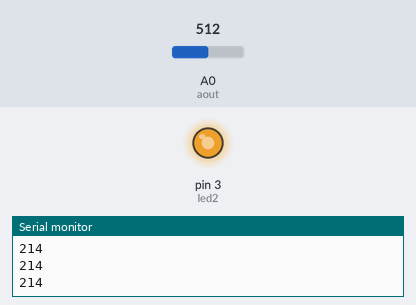
Simulated run of this sketch. Board: Arduino Uno, built with avr-gcc and run on an emulated ATmega328P. Parts: output pins drawn as LEDs (lit = HIGH), the last lines printed to the serial monitor. The inputs (shaded band) are chosen by the test bench; at power-on: A0 (aout) = 512.

Above: at 1.3 s.
1.4 s: A0 (aout) set to 584
At 2.7 s:
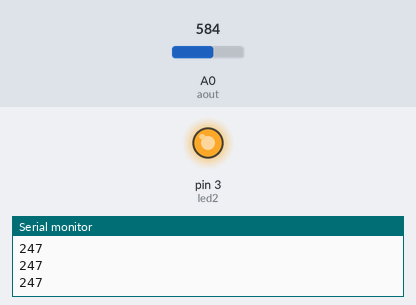
3.0 s: A0 (aout) set to 603
At 4.0 s:
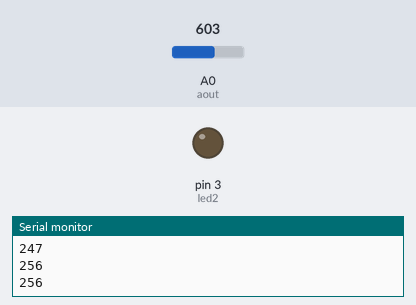
4.5 s: A0 (aout) set to 716
At 5.2 s:
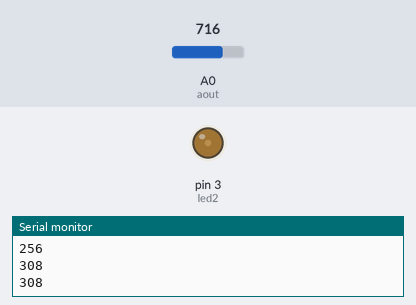
6.0 s: A0 (aout) set to 900
At 6.4 s:
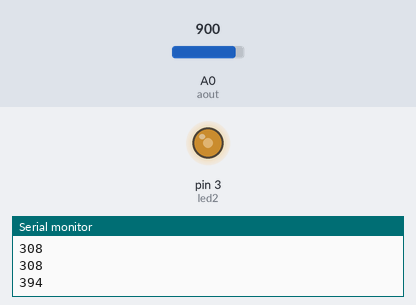
7.5 s: A0 (aout) set to 306
At 8.8 s:
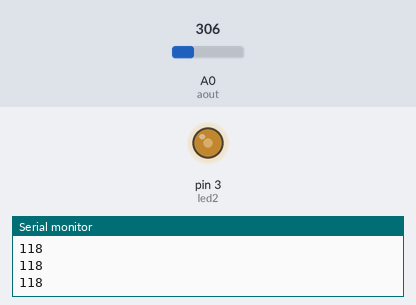
Timing chart, 0 to 10.0 s (numbered marks = the images above; inputs shaded):
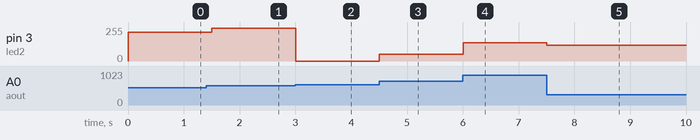

The sketch:

advan1_pwm_write.ino
```cpp
int aout = A0;
int led2 = 3;

int min_value = 50;
int max_value = 600;


void setup()
{
  pinMode(led2, OUTPUT) ;
  Serial.begin(9600);
}

void loop()
{
  int analogValue = analogRead(aout);

  analogValue = map(analogValue,min_value,max_value,0,255);
  analogWrite(led2,analogValue);

  Serial.println(analogValue);
  delay(500);
}
```

Measured:
- the behaviour switches between 602 and 603 on A0 (aout) (found by bisection; images 1 and 2)
- after the input at 1.4 s, pin 3 (led2): 214/255 → 247/255 after 0.10 s
- after the input at 3.0 s, pin 3 (led2): 247/255 → 0/255 at once
- after the input at 4.5 s, pin 3 (led2): 0/255 → 52/255 at once
- after the input at 6.0 s, pin 3 (led2): 52/255 → 138/255 at once
- after the input at 7.5 s, pin 3 (led2): 138/255 → 118/255 at once
